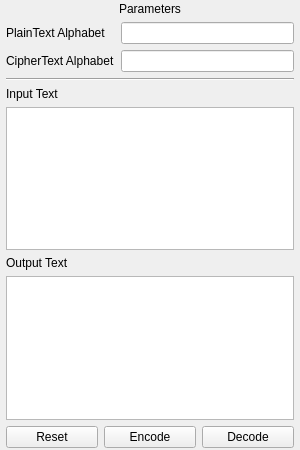
<?xml version="1.0" encoding="UTF-8"?>
<ui version="4.0">
 <class>ModulePage</class>
 <widget class="QWidget" name="ModulePage">
  <property name="geometry">
   <rect>
    <x>0</x>
    <y>0</y>
    <width>300</width>
    <height>450</height>
   </rect>
  </property>
  <property name="windowTitle">
   <string>Form</string>
  </property>
  <layout class="QVBoxLayout" name="verticalLayout">
   <property name="spacing">
    <number>6</number>
   </property>
   <property name="leftMargin">
    <number>6</number>
   </property>
   <property name="topMargin">
    <number>2</number>
   </property>
   <property name="rightMargin">
    <number>6</number>
   </property>
   <property name="bottomMargin">
    <number>2</number>
   </property>
   <item>
    <widget class="QLabel" name="label_3">
     <property name="sizePolicy">
      <sizepolicy hsizetype="Preferred" vsizetype="Preferred">
       <horstretch>0</horstretch>
       <verstretch>0</verstretch>
      </sizepolicy>
     </property>
     <property name="minimumSize">
      <size>
       <width>0</width>
       <height>0</height>
      </size>
     </property>
     <property name="maximumSize">
      <size>
       <width>16777215</width>
       <height>16777215</height>
      </size>
     </property>
     <property name="font">
      <font>
       <weight>50</weight>
       <bold>false</bold>
       <kerning>true</kerning>
      </font>
     </property>
     <property name="text">
      <string>Parameters</string>
     </property>
     <property name="alignment">
      <set>Qt::AlignCenter</set>
     </property>
    </widget>
   </item>
   <item>
    <layout class="QGridLayout" name="gridLayout">
     <item row="0" column="1">
      <widget class="QLineEdit" name="input_plaintext_alphabet"/>
     </item>
     <item row="0" column="0">
      <widget class="QLabel" name="label">
       <property name="font">
        <font>
         <weight>50</weight>
         <bold>false</bold>
        </font>
       </property>
       <property name="text">
        <string>PlainText Alphabet</string>
       </property>
      </widget>
     </item>
     <item row="1" column="0">
      <widget class="QLabel" name="label_2">
       <property name="font">
        <font>
         <weight>50</weight>
         <bold>false</bold>
        </font>
       </property>
       <property name="text">
        <string>CipherText Alphabet</string>
       </property>
      </widget>
     </item>
     <item row="1" column="1">
      <widget class="QLineEdit" name="input_ciphertext_alphabet"/>
     </item>
    </layout>
   </item>
   <item>
    <widget class="Line" name="line_2">
     <property name="orientation">
      <enum>Qt::Horizontal</enum>
     </property>
    </widget>
   </item>
   <item>
    <widget class="QLabel" name="label_4">
     <property name="font">
      <font>
       <weight>50</weight>
       <bold>false</bold>
      </font>
     </property>
     <property name="text">
      <string>Input Text</string>
     </property>
    </widget>
   </item>
   <item>
    <widget class="QPlainTextEdit" name="input_plaintext">
     <property name="maximumSize">
      <size>
       <width>16777215</width>
       <height>16777215</height>
      </size>
     </property>
    </widget>
   </item>
   <item>
    <widget class="QLabel" name="label_5">
     <property name="font">
      <font>
       <weight>50</weight>
       <bold>false</bold>
      </font>
     </property>
     <property name="text">
      <string>Output Text</string>
     </property>
    </widget>
   </item>
   <item>
    <widget class="QTextBrowser" name="output_ciphertext">
     <property name="maximumSize">
      <size>
       <width>16777215</width>
       <height>16777215</height>
      </size>
     </property>
    </widget>
   </item>
   <item>
    <layout class="QGridLayout" name="gridLayout_2">
     <item row="0" column="0">
      <widget class="QPushButton" name="resetButton">
       <property name="text">
        <string>Reset</string>
       </property>
      </widget>
     </item>
     <item row="0" column="1">
      <widget class="QPushButton" name="encodeButton">
       <property name="text">
        <string>Encode</string>
       </property>
      </widget>
     </item>
     <item row="0" column="2">
      <widget class="QPushButton" name="decodeButton">
       <property name="text">
        <string>Decode</string>
       </property>
      </widget>
     </item>
    </layout>
   </item>
  </layout>
 </widget>
 <resources/>
 <connections/>
</ui>
